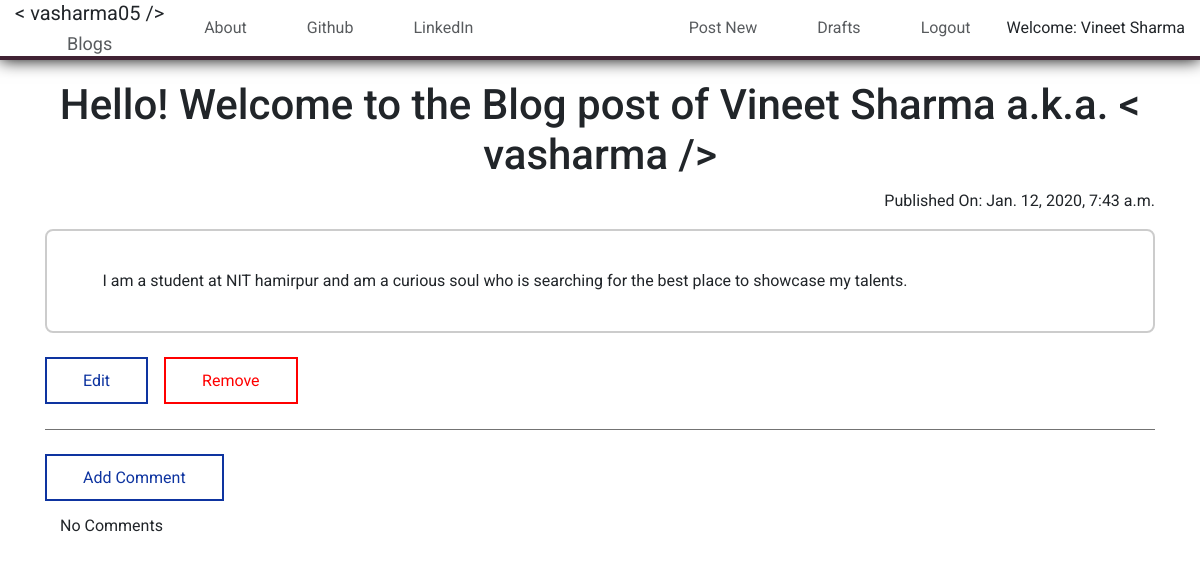
The app's page /post/4/ (signed in) with its own data.
### blog/models.py (models this page shows, shortened)
class Post(models.Model):
    author = models.ForeignKey('auth.User', on_delete=models.CASCADE)
    title = models.CharField(max_length=200)
    text = models.TextField()
    created_date = models.DateTimeField(default = timezone.now)
    published_date = models.DateTimeField(blank=True, null=True)

### blog/views.py (the view)
# urls.py: path('post/<int:pk>/', views.PostDetailView.as_view(), name='post_detail'),
class PostDetailView(DetailView):
    model = Post

### blog/templates/blog/post_detail.html (shortened to what this page needs)
{% extends 'blog/base.html' %}
{% block content %}
    <h1 class="post-title radius-8">{{ post.title }}</h1>
    {% if post.published_date %}
        <p class="date">Published On: {{post.published_date}}</p>
    {% endif %}
    <div class='post-content radius-8'><p>{{post.text|safe|linebreaks}}</p></div>
    {% if user.is_authenticated %}
        <a href="{% url 'post_edit' pk=post.pk %}" class="button primary-button"><span class="button-text">Edit</span></a>
        <a href="{% url 'post_remove' pk=post.pk %}" class="button danger-button"><span class="button-text">Remove</span></a>
    {% endif %}
    <hr>
    <a href="{% url 'add_comment_to_post' pk=post.pk %}" class="button primary-button"><span class="button-text">Add Comment</span></a>
    <br/>
    <br/>
    <div class="container">
        {% for comment in post.comments.all %}
            {% if user.is_authenticated or comment.approved_comment %}
                <div class="comment radius-4">
                    <h5>@{{comment.author}} <span class="muted">{{comment.created_date}}</span> </h5>
                    <h6>{{comment.text|safe}}</h6>
                    {% if not comment.approved_comment %}
                        <a href="{% url 'comment_approve' pk=comment.pk %}" class="primary-button secondary-button radius-8"><span class="fill"></span><span class="button-text">Approve</span></a>
                        <a href="{% url 'comment_remove' pk=comment.pk %}" class="danger-button secondary-button radius-8"><span class="fill"></span><span class="button-text">Remove</span></a>
                    {% endif %}
                </div>
            {% endif %}
            {% empty %}
            <p>No Comments</p>
        {% endfor %}
    </div>
{% endblock %}

### blog/templates/blog/base.html (shortened to what this page needs)
<!DOCTYPE html>
{% load static %}
<html lang="en">
<head>
    <link rel="stylesheet" href="https://stackpath.bootstrapcdn.com/bootstrap/4.4.1/css/bootstrap.min.css">
    <link rel="stylesheet" href="//cdn.jsdelivr.net/npm/medium-editor@latest/dist/css/medium-editor.min.css" type="text/css" media="screen" charset="utf-8">
    <link rel="stylesheet" href="{% static 'css/blog.css' %}">
</head>
<body>
  <nav class="custom-nav container-fluid">
    <a href="{% url 'post_list' %}" class="navbar-brand">
      < vasharma05 />
      <br/>
      <span class="muted">Blogs</span>
    </a>
    <ul class="mr-auto navbar-nav nav">
      <a href="{% url 'about' %}">About</a>
      <a href="https://www.github.com">Github</a>
      <a href="https://www.linkedin.com">LinkedIn</a>
    </ul>
    <ul class="ml-auto">
      {% if user.is_authenticated %}
          <a href="{% url 'post_new' %}">Post New</a>
          <a href="{% url 'post_draft_list' %}">Drafts</a>
          <a href="{% url 'logout' %}">Logout</a>
          Welcome: {{user.first_name}} {{ user.last_name }}
      {% else %}
          <a href="{% url 'login' %}">Login</a>
      {% endif %}
    </ul>
  </nav>
  <div class="container content">
    {% block content %}
    {% endblock %}
  </div>
</body>
</html>

### blog/static/css/blog.css (style rules this page uses)
body { font-family: 'Roboto'; }
.content { padding-top: 10vh; }
a { text-decoration: none; color: inherit; }
.custom-nav { display: flex; align-items: center; height: 7.5vh; position: fixed; box-shadow: 0 0 1em black; border-bottom: 0.25em solid #412234; }
nav ul { height: 75%; display: flex; align-items: center; list-style: none; padding: 0; margin: 0; }
nav ul a { height: 100%; padding: 0 2vw; margin-right: 12px; display: flex; align-items: center; justify-content: center; transition: all 0.2s ease-in-out; opacity: 0.75; border-radius: 8px; }
.navbar-brand { text-align: center; }
.muted { opacity: 0.75; font-size: 90%; margin: 0 auto; }
.radius-8 { border-radius: 0.5em; }
.post-title { text-align: center; font-size: 3.5vmax; }
.date { text-align: right; }
.post-content { padding: 2% 5%; border: 2px solid rgba(0,0,0,0.2); margin-bottom: 36px; }
.button { position: relative; padding: 1vmax 0; margin-right: 12px; overflow: hidden; border-radius: 0; }
.button-text { position: relative; padding: 0 3vmax; z-index: 2; }
.primary-button { border: 2px solid #0e34a0; color: #0e34a0; }
.danger-button { color: red; background-color: white; border: 2px solid red; }
hr { background-color: grey; margin: 36px 0; }

### records on screen
Post: title "Hello! Welcome to the Blog post of Vineet Sharma a.k.a. < vasharma />", published_date "Jan. 12, 2020, 7:43 a.m.", text "I am a student at NIT hamirpur and am a curious soul who is searching for the best place to showcase my talents."

### other values on screen
{{ user.first_name }} "Vineet"
{{ user.last_name }} "Sharma"
